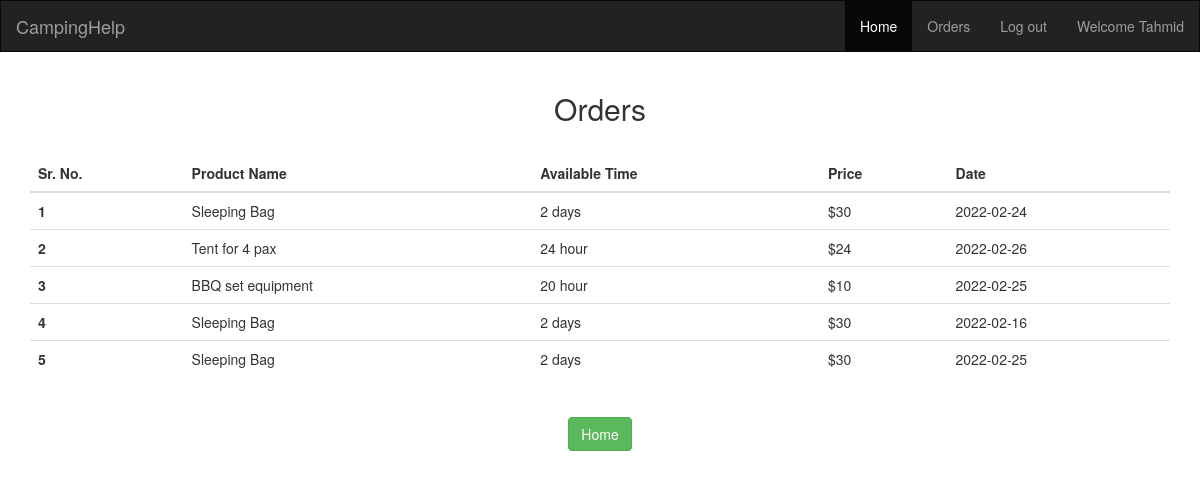
Screenshot of /view/orders.php (signed in) with the database file from the repository.
### tables this page shows
CREATE TABLE `orders` (
  `id` int(20) NOT NULL,
  `ordered_by` varchar(20) NOT NULL,
  `product_id` varchar(20) NOT NULL,
  `date` varchar(20) NOT NULL
);

CREATE TABLE `products` (
  `id` int(11) NOT NULL,
  `name` varchar(100) NOT NULL,
  `description` varchar(500) NOT NULL,
  `price` int(20) NOT NULL,
  `available_time` varchar(20) NOT NULL,
  `availability` varchar(20) NOT NULL,
  `image` varchar(100) NOT NULL
);

### model/productModel.php (called while the page is built, shortened)
<?php
	function getProductById($id){
		$conn = getConnection();
		$sql = "select * from products where id='{$id}'";
		$result = mysqli_query($conn, $sql);
		$row = mysqli_fetch_assoc($result);
		return $row;
	}
    function getOrders($id){
		$conn = getConnection();
		$sql = "select * from orders where ordered_by='{$id}'";
		$result = mysqli_query($conn, $sql);
		$orders =[];
		while($row = mysqli_fetch_assoc($result)){
			array_push($orders, $row);
		}
		return $orders;
	}
?>

### view/orders.php (the view, shortened to what this page needs)
<?php
    require_once "../model/productModel.php";
    $id=$_SESSION['id'];
    $orders=getOrders($id);
?>
<!DOCTYPE html>
<html>
<head>
</head>
<body>
    <?php
        include('header.php');
    ?>
<section class='container'>
    <h2 class='text-center'>Orders</h2>
    <br>
    <table class="table">
    <thead>
        <tr>
        <th scope="col">Sr. No.</th>
        <th scope="col">Product Name</th>
        <th scope="col">Available Time</th>
        <th scope="col">Price</th>
        <th scope="col">Date</th>
        </tr>
    </thead>
    <tbody>
        <?php
            $c=1;
            foreach ($orders as $order) {
                $date=$order['date'];
                $product_id=$order['product_id'];
                $productDetails=getProductById($product_id);
                $productName=$productDetails['name'];
                $productPrice=$productDetails['price'];
                $availableTime=$productDetails['available_time'];
                echo "<tr>
                        <th scope='row'>$c</th>
                        <td>$productName</td>
                        <td>$availableTime</td>
                        <td>$$productPrice</td>
                        <td>$date</td>
                    </tr>";
                    $c++;
                }
        ?>
    </tbody>
    </table>
    <br>
    <div class='row text-center'>
    <a href="home.php" class="btn btn-success">Home</a>
    </div>
</section>
</body>
</html>

### view/header.php (shortened to what this page needs)
<!DOCTYPE html>
<html>
<head>
  <link rel="stylesheet" href="https://maxcdn.bootstrapcdn.com/bootstrap/3.4.1/css/bootstrap.min.css">
</head>
<body>
<nav class="navbar navbar-inverse">
  <div class="container-fluid">
    <div class="navbar-header">
      <a class="navbar-brand" href="home.php">CampingHelp</a>
    </div>
    <ul class="nav navbar-nav navbar-right">
      <li class="active"><a href="home.php">Home</a></li>
      <?php
        if(isset($_SESSION['login'])){
            $name=$_SESSION['name'];
            echo "  <li><a href='orders.php'>Orders</a></li>
                    <li><a href='../controller/logout.php'>Log out</a></li>
                    <li><a>Welcome $name</a></li>";
        }
        else{
            echo "  <li><a href='login.php'>Log in</a></li>
                    <li><a href='signup.php'>Sign up</a></li>";
        }
      ?>
    </ul>
  </div>
</nav>
</body>
</html>

### view/header.php (style rules this page uses)
.navbar { border-radius:0px; }

### rows the page displays
orders: product.name "Sleeping Bag", product.available_time "2 days", product.price "30", date "2022-02-24"
orders: product.name "Tent for 4 pax", product.available_time "24 hour", product.price "24", date "2022-02-26"
orders: product.name "BBQ set equipment", product.available_time "20 hour", product.price "10", date "2022-02-25"
orders: product.name "Sleeping Bag", product.available_time "2 days", product.price "30", date "2022-02-16"
orders: product.name "Sleeping Bag", product.available_time "2 days", product.price "30", date "2022-02-25"

### other values shown
$name "Tahmid"
